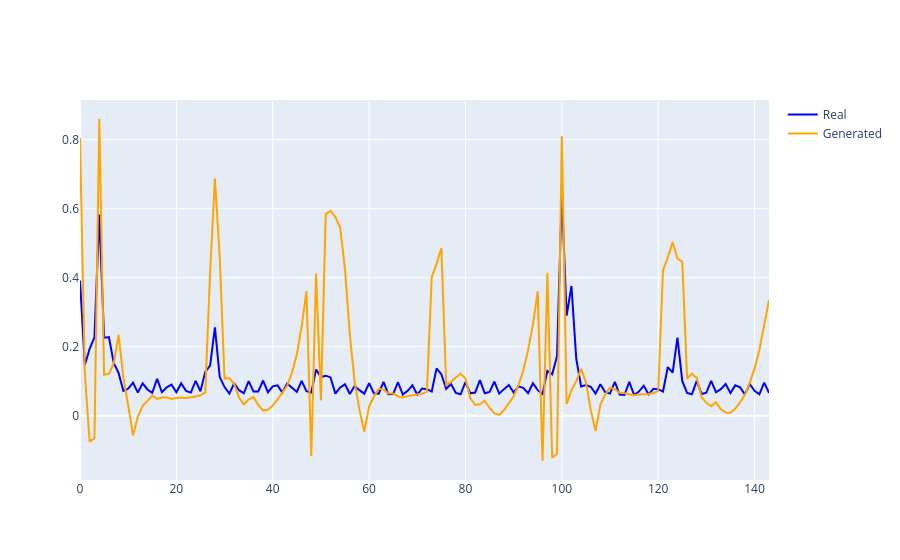

The notebook cell this image was saved under:
### Markdown cell above
## The Test Set

### Code cell
# Get the test df at Data_processed\Kmedoids_with_Weather_Espike_test.csv
test_df = pd.read_csv('../../Data_processed/Kmedoids_with_Weather_Espike_test.csv')
weather, cluster, time, statistical, spike_type, spike_magnitude, noise, real_energy = utils.get_information(48 * 3, test_df)

weather = weather.to(device)
cluster = cluster.to(device).int()
time = time.to(device)
statistical = statistical.to(device)
spike_type = spike_type.to(dtype=torch.int32)  # or torch.long for indexing
spike_magnitude = spike_magnitude.to(dtype=torch.float32)
spike_type = spike_type.to(device)
spike_magnitude = spike_magnitude.to(device)

fake_energy = gen(weather, cluster, time, statistical, spike_type, spike_magnitude).cpu().detach().numpy().squeeze(0)
real_energy = real_energy

print(fake_energy.shape)
print(real_energy.shape)

fig = go.Figure()

fig.add_trace(go.Scatter(x=np.arange(0, real_energy.shape[0]), y=real_energy[:, 0], mode='lines', name='Real', line=dict(color='blue')))
fig.add_trace(go.Scatter(x=np.arange(0, real_energy.shape[0]), y=fake_energy[:, 0], mode='lines', name='Generated', line=dict(color='orange')))
fig.show()

### Figure 1 — Plotly figure (JSON) as saved in the notebook; plotly's stock layout.template omitted (floating-point values rounded to 4 significant figures; data arrays with more than 128 entries replaced by an {"elided": "..."} marker saying what was removed)
{"data": [{"line": {"color": "blue"}, "mode": "lines", "name": "Real", "type": "scatter", "x": {"elided": "144 int values"}, "y": {"elided": "144 float values"}}, {"line": {"color": "orange"}, "mode": "lines", "name": "Generated", "type": "scatter", "x": {"elided": "144 int values"}, "y": {"elided": "144 float values"}}], "layout": {}}
